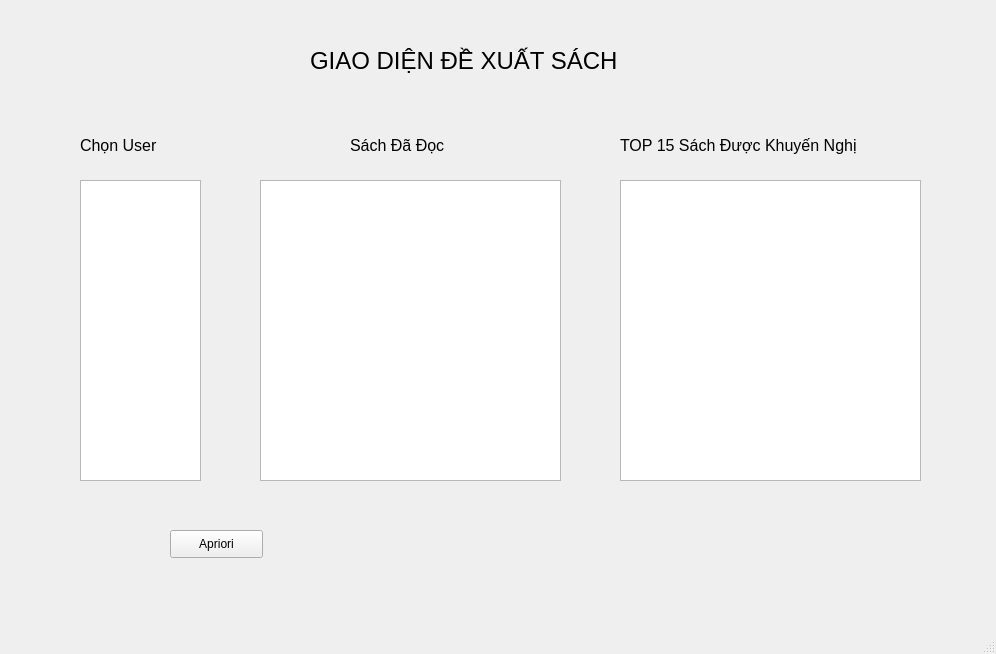
<?xml version="1.0" encoding="UTF-8"?>
<ui version="4.0">
 <class>MainWindow</class>
 <widget class="QMainWindow" name="MainWindow">
  <property name="geometry">
   <rect>
    <x>0</x>
    <y>0</y>
    <width>996</width>
    <height>654</height>
   </rect>
  </property>
  <property name="windowTitle">
   <string>MainWindow</string>
  </property>
  <widget class="QWidget" name="centralwidget">
   <widget class="QLabel" name="label">
    <property name="geometry">
     <rect>
      <x>310</x>
      <y>20</y>
      <width>361</width>
      <height>81</height>
     </rect>
    </property>
    <property name="font">
     <font>
      <pointsize>18</pointsize>
     </font>
    </property>
    <property name="text">
     <string>GIAO DIỆN ĐỀ XUẤT SÁCH</string>
    </property>
   </widget>
   <widget class="QLabel" name="label_2">
    <property name="geometry">
     <rect>
      <x>80</x>
      <y>130</y>
      <width>101</width>
      <height>31</height>
     </rect>
    </property>
    <property name="font">
     <font>
      <pointsize>12</pointsize>
     </font>
    </property>
    <property name="text">
     <string>Chọn User</string>
    </property>
   </widget>
   <widget class="QLabel" name="label_3">
    <property name="geometry">
     <rect>
      <x>620</x>
      <y>130</y>
      <width>301</width>
      <height>31</height>
     </rect>
    </property>
    <property name="font">
     <font>
      <pointsize>12</pointsize>
     </font>
    </property>
    <property name="layoutDirection">
     <enum>Qt::LeftToRight</enum>
    </property>
    <property name="text">
     <string>TOP 15 Sách Được Khuyến Nghị</string>
    </property>
   </widget>
   <widget class="QListWidget" name="list_User">
    <property name="geometry">
     <rect>
      <x>80</x>
      <y>180</y>
      <width>121</width>
      <height>301</height>
     </rect>
    </property>
   </widget>
   <widget class="QListWidget" name="list_Sach">
    <property name="geometry">
     <rect>
      <x>620</x>
      <y>180</y>
      <width>301</width>
      <height>301</height>
     </rect>
    </property>
   </widget>
   <widget class="QListWidget" name="list_SachDoc">
    <property name="geometry">
     <rect>
      <x>260</x>
      <y>180</y>
      <width>301</width>
      <height>301</height>
     </rect>
    </property>
   </widget>
   <widget class="QLabel" name="label_4">
    <property name="geometry">
     <rect>
      <x>350</x>
      <y>130</y>
      <width>111</width>
      <height>31</height>
     </rect>
    </property>
    <property name="font">
     <font>
      <pointsize>12</pointsize>
     </font>
    </property>
    <property name="layoutDirection">
     <enum>Qt::LeftToRight</enum>
    </property>
    <property name="text">
     <string>Sách Đã Đọc </string>
    </property>
   </widget>
   <widget class="QPushButton" name="Apriori">
    <property name="geometry">
     <rect>
      <x>170</x>
      <y>530</y>
      <width>93</width>
      <height>28</height>
     </rect>
    </property>
    <property name="text">
     <string>Apriori</string>
    </property>
   </widget>
  </widget>
  <widget class="QMenuBar" name="menubar">
   <property name="geometry">
    <rect>
     <x>0</x>
     <y>0</y>
     <width>996</width>
     <height>26</height>
    </rect>
   </property>
  </widget>
  <widget class="QStatusBar" name="statusbar"/>
 </widget>
 <resources/>
 <connections/>
</ui>
